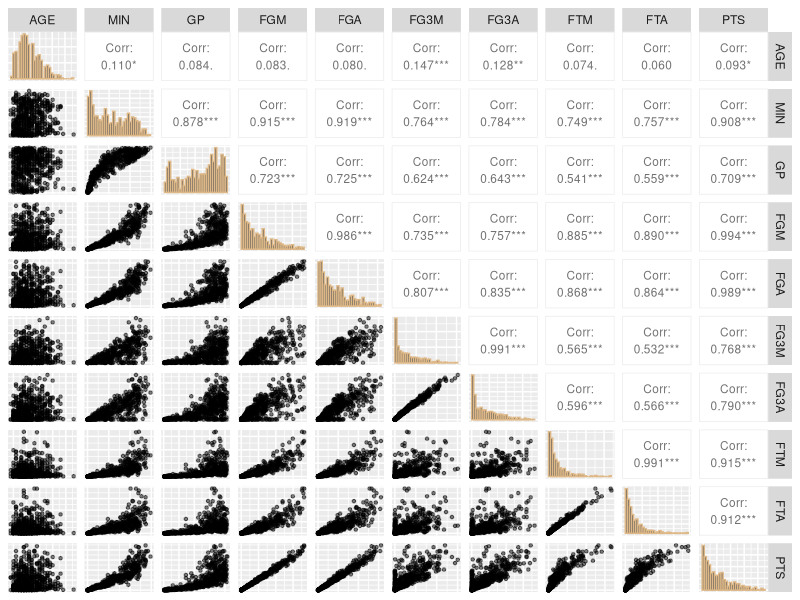
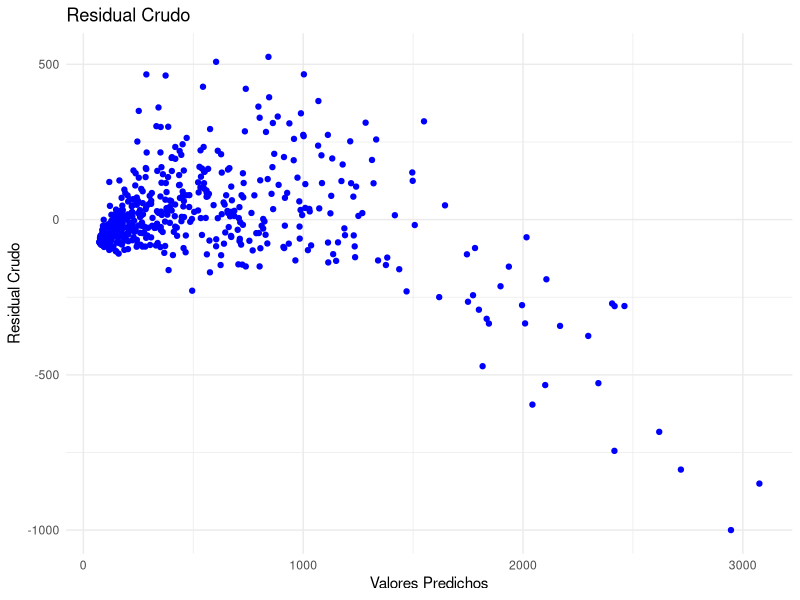
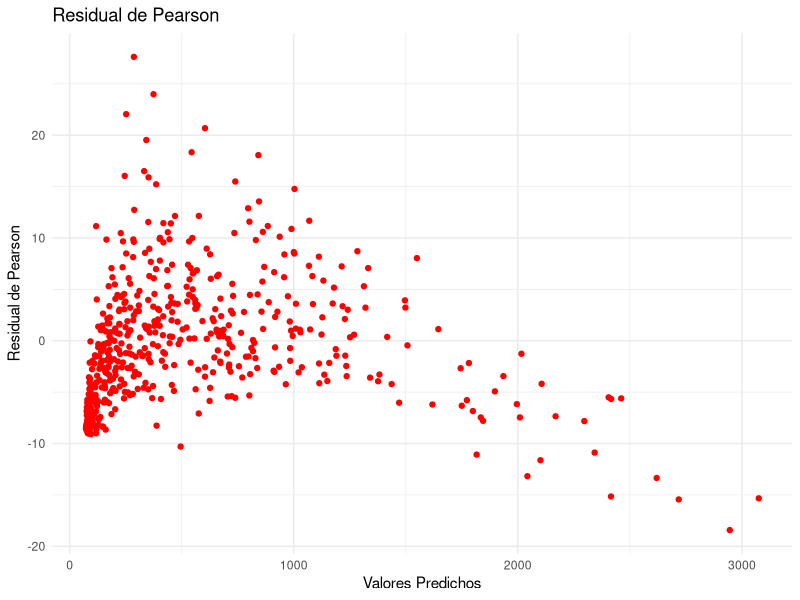
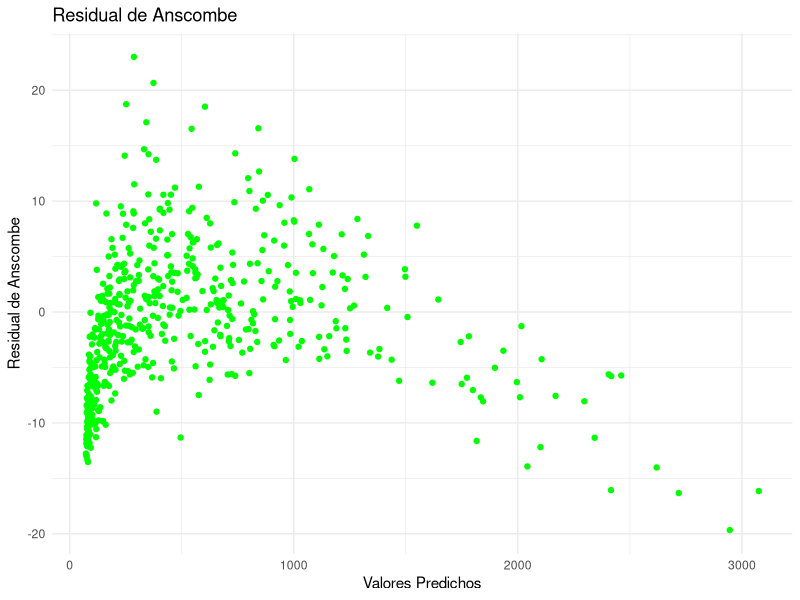
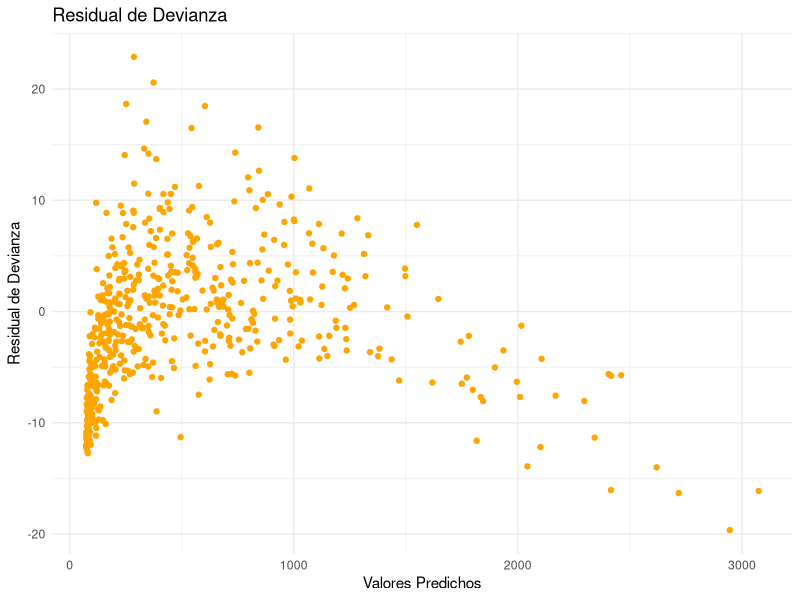

Write the R code that produced these figures, in order.
## ---- chunk 1
rm(list = ls())
## ---- chunk 2
#| output: false

library(GGally)
library(ggplot2)
library(dplyr)
library(readxl)
## ---- chunk 3
# seleccionamos las variables de interés

players <- read_excel("players_202223.xlsx") %>% 
  select(AGE, MIN, GP, FGM, FGA, FG3M, FG3A, FTM, FTA, PTS)
## ---- chunk 4
#| message: false
#| out-width: 100%

players %>%
  ggpairs(
    upper = list(continuous = wrap("cor", size = 3)),
    diag = list(continuous = wrap("barDiag", colour = "burlywood")),
    lower = list(continuous = wrap("points", alpha = 0.5, shape = 20, 
                                   fill = "lightblue")),
    axisLabels = "none")
## ---- chunk 5
x1 <- players %>% select(-last_col())
X <- model.matrix(~ ., data = x1) # Matriz diseño, con intercepto
y <- players$PTS # Variable respuesta
## ---- chunk 6
# Creación de la función

fisher_scoring_poisson <- function(y, X, beta_init, tol = 1e-7, max_iter = 100){
  # Nombramos un objeto donde se guardará el beta inicial (beta_init)
  beta <- beta_init
  # iniciamos el bucle 
  for (iter in 1:max_iter){
    # creamos un objeto "eta" que será la parte sistemática del modelo
    eta <- X %*% beta
    # creamos un objeto "mu" donde se guarda el despeje de la media de "eta"
    mu <- exp(eta)
    # creamos la matriz diagonal "W"
    W <- diag(as.vector(mu))
    # creamos el objeto z (variable de trabajo y^~)
    z <- eta + (y - mu) / mu
    # obtenemos el nuevo beta
    beta_new <- solve(t(X) %*% W %*% X) %*% (t(X) %*% W %*% z)
    
    # guardamos la matriz de varianzas y covarianzas de los betas
    
    cov_beta <- solve(t(X) %*% W %*% X)
    
    if (max(abs(beta_new - beta)) < tol) {
      message("El algoritmo convergió en la iteración ", iter)
      mu_hat <- as.vector(exp(X %*% beta_new))
      # residual crudo
      residual <- y - mu_hat
      # residual de pearson
      residual_pearson <- (y - mu_hat) / sqrt(mu_hat)
      #Residual Anscombe
      residual_anscombe <- (3/2) * (y^(2/3) - mu_hat^(2/3)) / (mu_hat^(1/6))
      # Residual de devianza
      residual_deviance <- sign(y - mu_hat) * sqrt(2 * (y * log(ifelse(y == 0, 1, y / mu_hat)) - (y - mu_hat)))
      return(list( beta = as.vector(beta_new), predichos = mu_hat, covarianza = cov_beta, residual = residual,
                   residual_pearson = residual_pearson,
                   residual_anscombe = residual_anscombe,
                   residual_deviance = residual_deviance))
    }
    
    beta <- beta_new
  }
  warning("El algoritmo no convergió")
  return(NULL)
}
## ---- chunk 7
# Ejecutamos la función

beta_inicial <- c(log(mean(y)), rep(0, ncol(X)-1)) # beta inicial
regresion_poisson <- fisher_scoring_poisson(y = y, X = X, beta_init = beta_inicial)

# Estimación de los parámetros del modelo

names(regresion_poisson$beta) <- c("Intercept", "AGE", "MIN", "GP", "FGM", "FGA", "FG3M", "FG3A", "FTM", "FTA")
regresion_poisson$beta
## ---- chunk 8
modelo_poisson_glm <- glm(y ~ X - 1, family = poisson(link = "log"))

names(modelo_poisson_glm$coefficients) <- names(regresion_poisson$beta)
modelo_poisson_glm$coefficients
## ---- chunk 9
all.equal(regresion_poisson$beta, modelo_poisson_glm$coefficients)
## ---- chunk 10
all.equal(regresion_poisson$covarianza, vcov(modelo_poisson_glm))
## ---- chunk 11
sqrt(diag(regresion_poisson$covarianza))
sqrt(diag(vcov(modelo_poisson_glm)))
## ---- chunk 12
df_residuals <- data.frame(
    predichos = regresion_poisson$predichos,
    residual = regresion_poisson$residual,
    residual_pearson = regresion_poisson$residual_pearson,
    residual_anscombe = regresion_poisson$residual_anscombe,
    residual_deviance = regresion_poisson$residual_deviance
  )
## ---- chunk 13
# Gráfico de los tres tipos de residuales

p1 <- ggplot(df_residuals, aes(x = predichos, y = residual)) +
    geom_point(color = 'blue') +
    labs(title = 'Residual Crudo', x = 'Valores Predichos', y = 'Residual Crudo') +
    theme_minimal()

p2 <- ggplot(df_residuals, aes(x = predichos, y = residual_pearson)) +
    geom_point(color = 'red') +
    labs(title = 'Residual de Pearson', x = 'Valores Predichos', y = 'Residual de Pearson') +
    theme_minimal()

p3 <- ggplot(df_residuals, aes(x = predichos, y = residual_anscombe)) +
    geom_point(color = 'green') +
    labs(title = 'Residual de Anscombe', x = 'Valores Predichos', y = 'Residual de Anscombe') +
    theme_minimal()

p4 <- ggplot(df_residuals, aes(x = predichos, y = residual_deviance)) +
    geom_point(color = 'orange') +
    labs(title = 'Residual de Devianza', x = 'Valores Predichos', y = 'Residual de Devianza') +
    theme_minimal()
## ---- chunk 14
#| layout-ncol: 2
#| out-width: 100%

p1; p2; p3; p4
## ---- chunk 15
## Población binomial
# Parámetros
set.seed(1040)
n <- 100
beta <- c(1, 0.5)
## ---- chunk 16
# Simulación de datos
xbin <- runif(n, min = 0, max = 10)
X2 <- model.matrix(~ xbin)  # Incluye intercepto automáticamente
eta <- X2 %*% beta
## ---- chunk 17
# Dataset simulado
pi <- exp(eta)/(1+exp(eta))
yb <- c()
for (i in 1:n) {
  yb[i] <- rbinom(1,size = 1,prob = pi[i])
}

data_bin <- tibble(y = yb, x = xbin)
## ---- chunk 18
# Creación de la función
fisher_scoring_binomial <- function(y, X, beta_init, tol = 1e-5, max_iter = 100) {
  beta <- beta_init
  for (iter in 1:max_iter) {
    eta <- X %*% beta
    
    pi <- exp(eta) / (1 + exp(eta))
    
    W <- diag(as.vector(pi * (1 - pi)))
    
    z <- eta + (y - pi) / (pi * (1 - pi))
    
    beta_new <- tryCatch({
      solve(t(X) %*% W %*% X) %*% (t(X) %*% W %*% z)
    }, error = function(e) {
      stop("Fallo al invertir la matriz. ¿X tiene multicolinealidad?")
    })
    
    if (max(abs(beta_new - beta), na.rm = TRUE) < tol) {
      message("Convergió en iteración ", iter)
      pi_hat <- exp(X%*%beta_new) / (1 + exp(X%*%beta_new))
      # Resdiaul crudo
      residual <- y-pi_hat
      # Residual de pearson
      residual_pearson <- (y - pi_hat) / sqrt(pi_hat)
      # Residual de Anscombe
      residual_anscombe <- 3*(y^(1/3)-pi_hat^(1/3))/(pi_hat^(1/3))
      # Residual de devianza
      dev <- sqrt(2*(y*log(y/pi_hat)-y+pi_hat))
      residual_deviance <- sign(y - pi_hat) * sqrt(dev)
      return(list(beta = as.vector(beta_new), residual = residual,
                  residual_pearson = residual_pearson,
                  residual_anscombe = residual_anscombe,
                  residual_deviance = residual_deviance))
    }
    
    beta <- beta_new
  }
  warning("No convergió")
  return(as.vector(beta))
}

beta_binomial <- fisher_scoring_binomial(y = yb, X = X2, 
                                         beta_init = rep(0.01, ncol(X2)))

names(beta_binomial) <- colnames(X2)
beta_binomial
## ---- chunk 19
modelo_logistico <- glm(yb ~ X2 - 1, family = binomial(link = "logit"))

modelo_logistico$coefficients
## ---- chunk 20
TURB=c(300,250,190,160,560,150,160,270,450,210,420,550,1200,420,500,150,200,390,380,140,170,1110,140,150,870,720,430,550)
COL=c(100,100,50,70,200,100,100,70,130,100,100,250,250,100,120,75,50,140,120,50,110,100,80,90,150,200,100,200)
ALCA=c(49,43,51,52,44,48,55,43,56,51,46,65,43,53,48,45,52,52,39,54,52,51,55,50,49,44,48,40)
PH=c(8.33,7.64,7.62,7.62,8.19,7.90,7.60,8.07,7.53,7.72,7.90,7.68,7.93,7.90,8.01,7.71,7.66,8.09,8.17,8.16,7.58,8.06,7.51,7.56,7.60,8.18,7.20,7.55)
TEM=c(25,27,28,26,25,26,26,24,27,27,26,27,26,26,27,27,26,27,26,25,27,23,27,27,27,23,26,27)
POL=c(0,0,0,0,0,0,0,0,0,0,1,1,1,1,0,0,0,0,0,0,0,1,0,0,1,1,1,1)
Xbin2 <- model.matrix(~ TURB+COL+ALCA+PH+TEM)
fisher_scoring_binomial(y = POL,X = Xbin2,beta_init = c(log(mean(POL)/(1-mean(POL))), rep(0, ncol(Xbin2)-1)),
                        max_iter = 500)
mode1<-glm(formula = POL ~ TURB+PH, family = binomial)
mode2<-glm(formula = POL ~ TURB, family = binomial)
summary(mode1)
summary(mode2)
r1=resid(mode1, type='deviance')
r2=resid(mode2, type='deviance')
## ---- chunk 21
## Población binomial
# Parámetros
set.seed(1040)
n <- 100
beta <- c(1, 0.5)
## ---- chunk 22
# Simulación de datos
xbin <- runif(n, min = 0, max = 10)
X2 <- model.matrix(~ xbin)  # Incluye intercepto automáticamente
eta <- X2 %*% beta
## ---- chunk 23
# Dataset simulado
pi <- exp(eta)/(1+exp(eta))
yb <- c()
for (i in 1:n) {
  yb[i] <- rbinom(1,size = 1,prob = pi[i])
}

data_bin <- tibble(y = yb, x = xbin)
## ---- chunk 24
# Creación de la función
fisher_scoring_binomial <- function(y, X, beta_init, tol = 1e-5, max_iter = 100) {
  beta <- beta_init
  for (iter in 1:max_iter) {
    eta <- X %*% beta
    
    pi <- exp(eta) / (1 + exp(eta))
    
    W <- diag(as.vector(pi * (1 - pi)))
    
    z <- eta + (y - pi) / (pi * (1 - pi))
    
    beta_new <- tryCatch({
      solve(t(X) %*% W %*% X) %*% (t(X) %*% W %*% z)
    }, error = function(e) {
      stop("Fallo al invertir la matriz. ¿X tiene multicolinealidad?")
    })
    
    if (max(abs(beta_new - beta), na.rm = TRUE) < tol) {
      message("Convergió en iteración ", iter)
      pi_hat <- exp(X%*%beta_new) / (1 + exp(X%*%beta_new))
      # Resdiaul crudo
      residual <- y-pi_hat
      # Residual de pearson
      residual_pearson <- (y - pi_hat) / sqrt(pi_hat)
      # Residual de Anscombe
      residual_anscombe <- 3*(y^(1/3)-pi_hat^(1/3))/(pi_hat^(1/3))
      # Residual de devianza
      dev <- sqrt(2*(y*log(y/pi_hat)-y+pi_hat))
      residual_deviance <- sign(y - pi_hat) * sqrt(dev)
      return(list(beta = as.vector(beta_new), residual = residual,
                  residual_pearson = residual_pearson,
                  residual_anscombe = residual_anscombe,
                  residual_deviance = residual_deviance))
    }
    
    beta <- beta_new
  }
  warning("No convergió")
  return(as.vector(beta))
}

beta_binomial <- fisher_scoring_binomial(y = yb, X = X2, 
                                         beta_init = rep(0.01, ncol(X2)))

names(beta_binomial) <- colnames(X2)
beta_binomial
## ---- chunk 25
modelo_logistico <- glm(yb ~ X2 - 1, family = binomial(link = "logit"))

modelo_logistico$coefficients
## ---- chunk 26
TURB=c(300,250,190,160,560,150,160,270,450,210,420,550,1200,420,500,150,200,390,380,140,170,1110,140,150,870,720,430,550)
COL=c(100,100,50,70,200,100,100,70,130,100,100,250,250,100,120,75,50,140,120,50,110,100,80,90,150,200,100,200)
ALCA=c(49,43,51,52,44,48,55,43,56,51,46,65,43,53,48,45,52,52,39,54,52,51,55,50,49,44,48,40)
PH=c(8.33,7.64,7.62,7.62,8.19,7.90,7.60,8.07,7.53,7.72,7.90,7.68,7.93,7.90,8.01,7.71,7.66,8.09,8.17,8.16,7.58,8.06,7.51,7.56,7.60,8.18,7.20,7.55)
TEM=c(25,27,28,26,25,26,26,24,27,27,26,27,26,26,27,27,26,27,26,25,27,23,27,27,27,23,26,27)
POL=c(0,0,0,0,0,0,0,0,0,0,1,1,1,1,0,0,0,0,0,0,0,1,0,0,1,1,1,1)
Xbin2 <- model.matrix(~ TURB+COL+ALCA+PH+TEM)
fisher_scoring_binomial(y = POL,X = Xbin2,beta_init = c(log(mean(POL)/(1-mean(POL))), rep(0, ncol(Xbin2)-1)),
                        max_iter = 500)
mode1<-glm(formula = POL ~ TURB+PH, family = binomial)
mode2<-glm(formula = POL ~ TURB, family = binomial)
summary(mode1)
summary(mode2)
r1=resid(mode1, type='deviance')
r2=resid(mode2, type='deviance')
